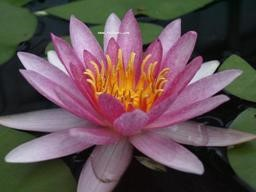
#> input picture 2/test.jpg, 256 x 192 px
$ python 4.py
#> lines starting #> are read from the running program, lines starting #| are printed output that depends on the picture; after the words box and inside, x2 and y2 are one past the last pixel; in counts of white or black regions, pixels touching at a corner belong together
import cv2
import numpy as np

img1 = cv2.imread('test.jpg')
#> img1 is the input picture: shape (192, 256, 3); mean B, G, R 83.3, 80.9, 100.9
img2 = cv2.imread('diamond2.jpg')
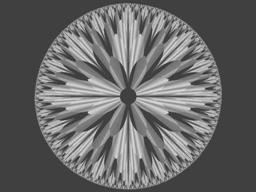
#> input picture 2/diamond2.jpg, 256 x 192 px
#> img2 is the input picture: shape (192, 256, 3); min 36, max 228, mean 102.6
rows, cols, channels = img2.shape
#> rows = 192; cols = 256; channels = 3
roi = img1[0:rows, 0:cols]
img2gray = cv2.cvtColor(img2, cv2.COLOR_BGR2GRAY)
ret, mask_front = cv2.threshold(
    img2gray, 175, 255, cv2.THRESH_BINARY)
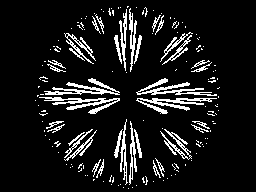
#> mask_front: shape (192, 256); 10.3% white in thin lines or dots, all inside (x1, y1, x2, y2) = (35, 6, 220, 189)
mask_inv = cv2.bitwise_not(mask_front)
img1_bg = cv2.bitwise_and(roi, roi, mask=mask_front)
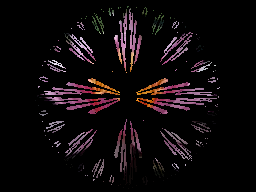
#> img1_bg: shape (192, 256, 3); mean B, G, R 11.3, 9.7, 14.6
img2_fg = cv2.bitwise_and(img2, img2, mask=mask_inv)
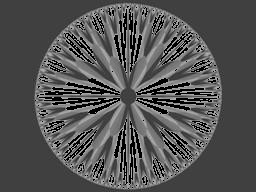
#> img2_fg: shape (192, 256, 3); min 0, max 175, mean 82.8
dst = cv2.add(img1_bg, img2_fg)
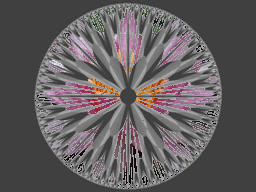
#> dst: shape (192, 256, 3); mean B, G, R 94.1, 92.5, 97.4
img1[0:rows, 0:cols] = dst
cv2.imshow('img1_bg', img1_bg)
cv2.imshow('img2_fg', img2_fg)
cv2.imshow('res', img1)
cv2.waitKey(0)
cv2.destroyAllWindows()
